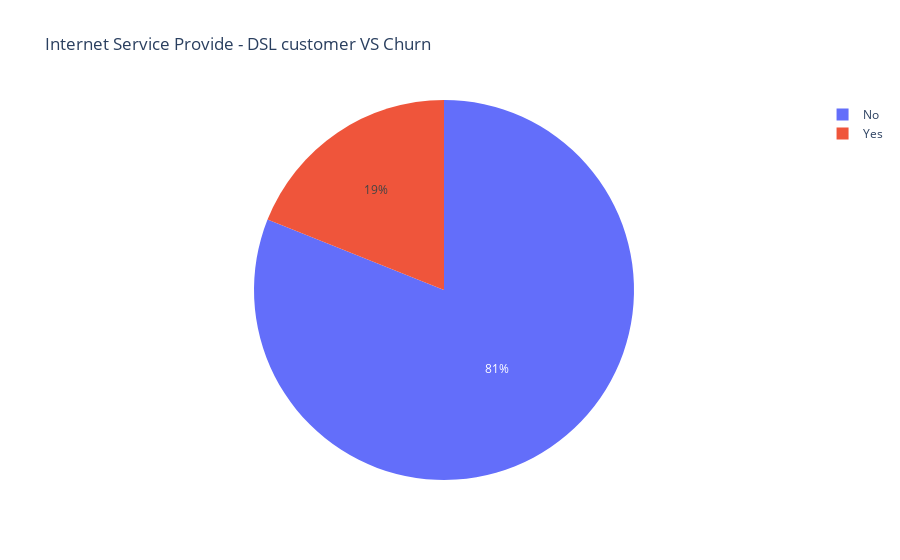

Source (notebook cell):
### Markdown cell above
#### 3. Churn Vs ISP (DSL Provider)

### Code cell
import plotly.express as px       
fig = px.pie(df_features, values='ISP-DSL', names='Churn', title='Internet Service Provide - DSL customer VS Churn')
fig.show()

### Figure 1 — Plotly figure (JSON) as saved in the notebook; plotly's stock layout.template omitted (floating-point values rounded to 4 significant figures; data arrays with more than 128 entries replaced by an {"elided": "..."} marker saying what was removed)
{"data": [{"domain": {"x": [0, 1], "y": [0, 1]}, "hovertemplate": "Churn=%{label}<br>ISP-DSL=%{value}<extra></extra>", "labels": {"elided": "7043 str values"}, "legendgroup": "", "name": "", "showlegend": true, "type": "pie", "values": {"elided": "7043 int values"}}], "layout": {"legend": {"tracegroupgap": 0}, "title": {"text": "Internet Service Provide - DSL customer VS Churn"}}}
